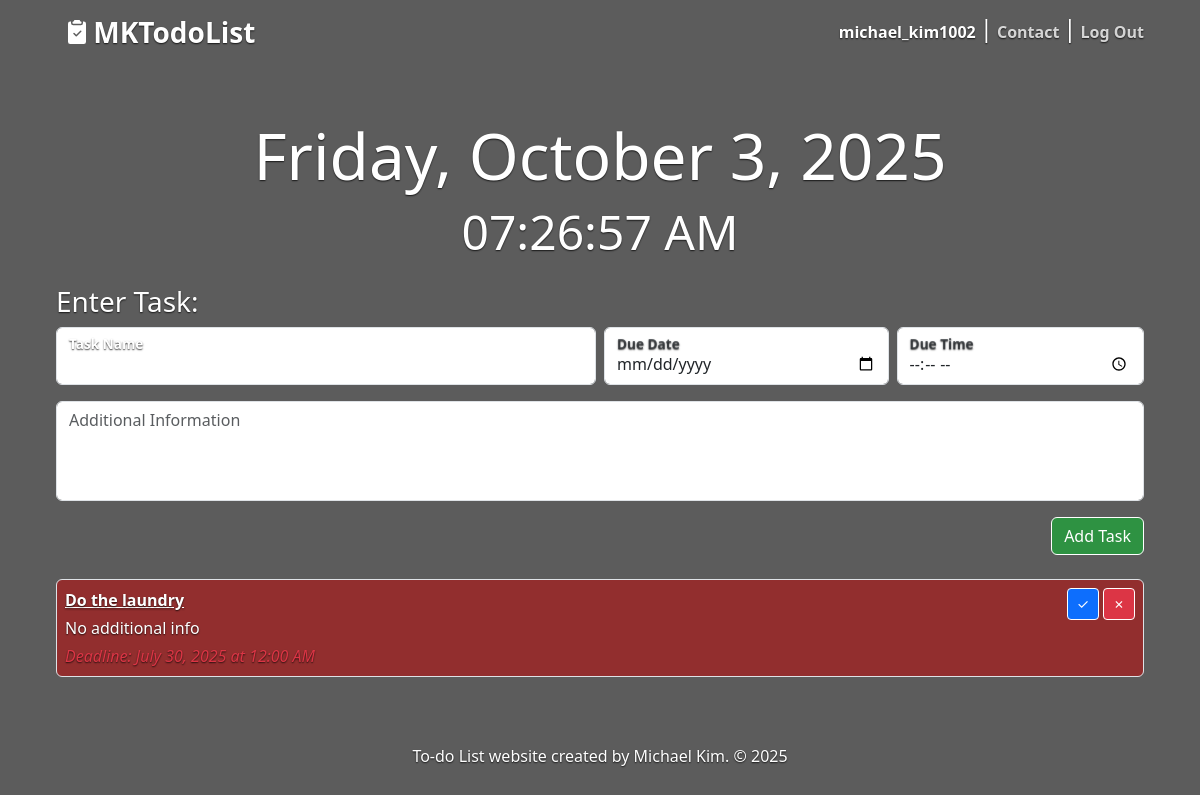
Page / (signed in) on the earlier database version.
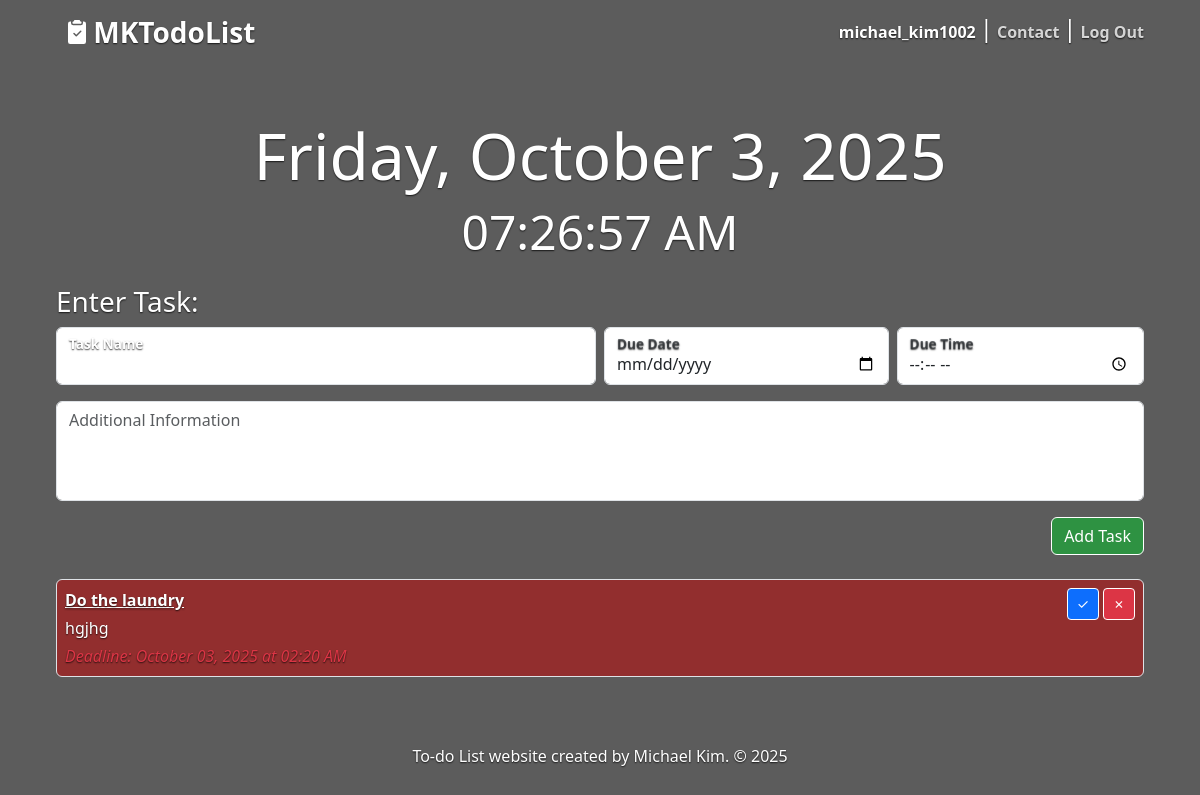
Same page on the later database version.
### main.py (models this page shows)
class Task(db.Model):
    __tablename__ = "tasks"
    id: Mapped[int] = mapped_column(primary_key=True)
    user_id: Mapped[int] = mapped_column(Integer,db.ForeignKey("users.id"), nullable=False)
    task: Mapped[str] = mapped_column(String(250), nullable=False)
    additional_info: Mapped[str] = mapped_column(String(250), nullable=True)
    due_date: Mapped[datetime.date] = mapped_column(Date, nullable=False)
    due_time: Mapped[datetime.time] = mapped_column(Time, nullable=True)
    is_finished: Mapped[bool] = mapped_column(Boolean, nullable=False, default=False)
    notified: Mapped[bool] = mapped_column(Boolean, default=False, nullable=False)
    user = relationship("User", back_populates="tasks")

### main.py (the view)
@app.route('/', methods=["GET"])
def show_tasks():
    if current_user.is_authenticated:
        result = db.session.execute(db.select(Task).where(Task.user_id == current_user.id).order_by(Task.due_date.asc(), Task.due_time.asc()))
        tasks = result.scalars().all()
    else:
        tasks = []
    local_tz = pytz.timezone("US/Central")
    now = get_local_now()
    form = CreateTaskForm()
    return render_template("index.html", all_tasks=tasks, current_date=now.strftime("%B %d, %Y"), current_time=now.strftime("%I:%M:%S %p"), form=form, current_user=current_user, today=now.date(), now_time=now.time())

### forms.py
class CreateTaskForm(FlaskForm):
    task = StringField("Task", validators=[DataRequired(message="Please enter a task.")], render_kw={"class": "form-control"})
    additional_info = StringField('Additional Information', widget=TextArea())
    due_date = DateField('Due Date', format='%Y-%m-%d', validators=[DataRequired(message="Please enter a valid date.")])
    due_time = TimeField("Due Time",format='%H:%M',validators=[Optional()],render_kw={"type": "time", "class": "form-control"}
    )
    submit = SubmitField("Add")

### main.py (called while the page is built)
@login_manager.user_loader
def load_user(user_id):
    return db.session.get(User, int(user_id))

def get_local_now():
    return datetime.now(local_tz).replace(second=0, microsecond=0)

### templates/index.html (shortened to what this page needs)
{% include "header.html" %}
{% from "bootstrap5/form.html" import render_form %}
{% block content %}
    <section class="px-3 fs-4" >
      <h1 id="live-date" style="margin-top: 0px;">{{ current_date }}</h1>
      <h2 id="live-time">{{ current_time }}</h2>
    </section>
<section>
    <h3 style="margin-top: 17px; text-align: left;">
      Enter Task:
    </h3>
      <form action="{{ url_for('add_task') }}" method="POST">
          <div class="d-flex flex-wrap gap-2 mb-3">
            <div class="flex-grow-1" style="min-width: 300px; flex-basis: 0;">
              <div class="form-floating">
                {{ form.task(class="form-control", placeholder="Task Name") }}
                <label>Task Name</label>
              </div>
            </div>
            <div class="d-flex gap-2" style="min-width: 300px; flex-basis: 0; flex-grow: 1;">
              <div class="flex-fill">
                <div class="form-floating">
                  {{ form.due_date(class="form-control", type="date") }}
                  <label>Due Date</label>
                </div>
              </div>
              <div class="flex-fill">
                <div class="form-floating">
                  {{ form.due_time(class="form-control", type="time") }}
                  <label>Due Time</label>
                </div>
              </div>
            </div>
          </div>
            <div class="mb-3">
              {{ form.additional_info(class="form-control tall-textarea", placeholder="Additional Information ", cols=50, rows=20) }}
            </div>
          <div class="text-end mb-4">
            <button type="submit" class="btn btn-success btn-add-task">Add Task</button>
          </div>
      </form>
      {% if all_tasks %}
          {% for task in all_tasks %}
                {% if not task.is_finished %}
                    <div class="d-flex justify-content-between align-items-start p-2 mb-3 border rounded" id="{% if task.due_date > today or (task.due_date == today and (task.due_time is none or task.due_time > now_time)) %}ongoing-bg{% else %}late-bg{% endif %}">
                    <div class="task-align-left">
                        <p class="mb-1"><b><u>{{ task.task }}</u></b></p>
                        <p class="mb-1">{{ (task.additional_info or "No additional info").replace('\n', '<br>')|safe }}</p>
                        <p class="mb-0">
                            <i class="text-danger">Deadline: {{ task.due_date.strftime('%B %d, %Y') }} at {{ task.due_time.strftime('%I:%M %p') }}</i>
                        </p>
                    </div>
                    <div class="d-flex" style="gap: 0.25rem;">
                        <form action="{{ url_for('complete_task', task_id=task.id) }}" method="POST" style="display:inline;">
                          <button class="btn btn-sm btn-primary border-white text-white d-flex align-items-center justify-content-center add-delete-buttons" title="Complete Task" aria-label="Complete Task">✓</button>
                        </form>
                        <form action="{{ url_for('delete_task', task_id=task.id) }}" method="POST" style="display: inline;">
                          <button class="btn btn-sm btn-danger border-white text-white d-flex align-items-center justify-content-center add-delete-buttons" title="Delete Task" aria-label="Delete Task">✗</button>
                        </form>
                    </div>
                  </div>
                {% endif %}
            {% endfor %}
        {% else %}
          <h3>No tasks yet. Add your first one!</h3>
      {% endif %}
</section>
{% include "footer.html" %}
{% endblock %}

Differences in the rows shown:
changed Task "Do the laundry": additional_info "No additional info" → "hgjhg"; due_date "July 30, 2025" → "October 03, 2025"; due_time "12:00 AM" → "02:20 AM"
